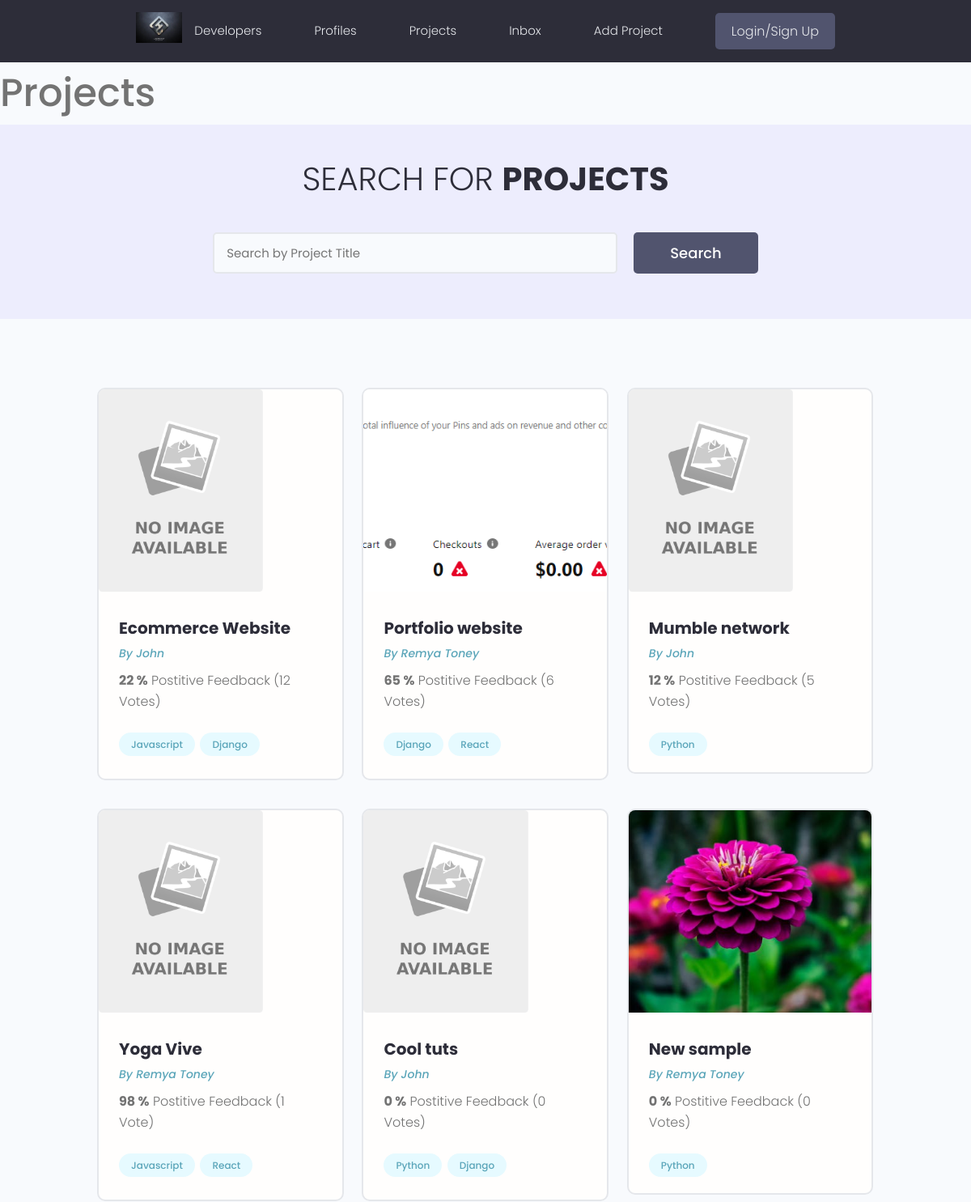
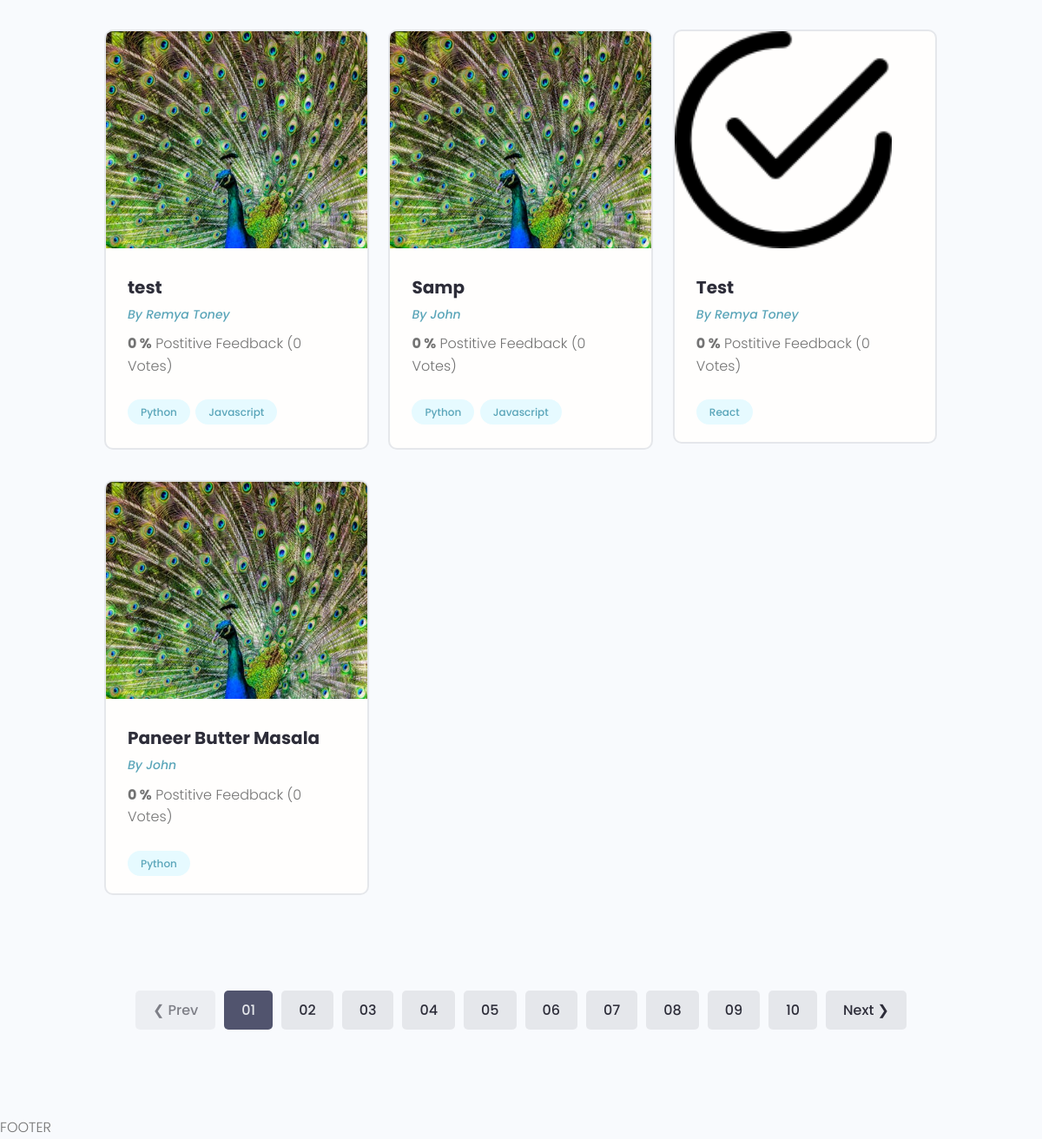
/projects/, run on the app's committed database (2 pictures, top to bottom).
### projects/models.py (models this page shows, shortened)
class Project(models.Model):
    owner = models.ForeignKey(Profile, null=True, blank=True, on_delete=models.SET_NULL)
    title = models.CharField(max_length=200)
    description = models.TextField(null=True, blank=True)
    featured_image = models.ImageField(null=True, blank=True, default="no-image.png")
    demo_link = models.CharField(max_length=2000, null=True, blank=True)
    source_link = models.CharField(max_length=2000, null=True, blank=True)
    tags = models.ManyToManyField('Tag', blank=True) # We are putting Tag in '' as we havent defined the class yet. So we can either define the Tag class before the Project class or put it in ''
    vote_total = models.IntegerField(default=0, null=True, blank=True)
    vote_ratio = models.IntegerField(default=0, null=True, blank=True)
    created = models.DateTimeField(auto_now_add=True)
    id = models.UUIDField(default=uuid.uuid4, unique=True, primary_key=True, editable=False)

class Tag(models.Model):
    name = models.CharField(max_length=200)
    created = models.DateTimeField(auto_now_add=True)
    id = models.UUIDField(default=uuid.uuid4, unique=True, primary_key=True, editable=False)
    def __str__(self):
        return self.name

### users/models.py (models this page shows, shortened)
class Profile(models.Model):
    user = models.OneToOneField(User, on_delete=models.CASCADE, null=True, blank=True)
    name = models.CharField(max_length=200, blank=True, null=True)
    email = models.EmailField(max_length=500, blank=True, null=True)
    username = models.CharField(max_length=200, blank=True, null=True)
    short_intro = models.CharField(max_length=200, blank=True, null=True)
    bio = models.TextField(blank=True, null=True)
    profile_image = models.ImageField(null=True, blank=True, upload_to='profiles/', default='profiles/no-image.png')
    social_github = models.CharField(max_length=200, blank=True, null=True)
    social_twitter = models.CharField(max_length=200, blank=True, null=True)
    social_linkedin = models.CharField(max_length=200, blank=True, null=True)
    social_youtube = models.CharField(max_length=200, blank=True, null=True)
    social_website = models.CharField(max_length=200, blank=True, null=True)
    created = models.DateTimeField(auto_now_add=True)
    id = models.UUIDField(default=uuid.uuid4, unique=True, primary_key=True, editable=False)

### projects/views.py (the view)
# urls.py: path('projects/', include('projects.urls')),
def projects(request):
    projects = Project.objects.all()
    context = {'projects': projects }
    return render(request, 'projects/projects.html', context)

### projects/templates/projects/projects.html (shortened to what this page needs)
{% extends 'main.html' %}
{% block content %}
<h1>Projects</h1>
<main class="projects">
    <section class="hero-section text-center">
      <div class="container container--narrow">
        <div class="hero-section__box">
          <h2>Search for <span>Projects</span></h2>
        </div>
        <div class="hero-section__search">
          <form class="form" action="#" method="get">
            <div class="form__field">
              <input class="input input--text" id="formInput#search" type="text" name="text"
                placeholder="Search by Project Title" />
            </div>
            <input class="btn btn--sub btn--lg" type="submit" value="Search" />
          </form>
        </div>
      </div>
    </section>
    <section class="projectsList">
      <div class="container">
        <div class="grid grid--three">
          {% for project in projects %}
            <div class="column">
                <div class="card project">
                    <a href="{% url 'project' project.id %}" class="project">
                        <img class="project__thumbnail" src="{{ project.featured_image.url }}" alt="project thumbnail" />
                        <div class="card__body">
                            <h3 class="project__title">{{ project.title }}</h3>
                            <p><a class="project__author" href="{% url 'project' project.id %}">By {{ project.owner.name }}</a></p>
                            <p class="project--rating">
                                <span style="font-weight: bold;">{{ project.vote_ratio }} %</span> Postitive
                                Feedback ({{ project.vote_total }} Vote{{ project.vote_total|pluralize:"s" }})
                            </p>
                            <div class="project__tags">
                                {% for tag in project.tags.all %}
                                    <span class="tag tag--pill tag--main">
                                        <small>{{ tag }}</small>
                                    </span>
                                {% endfor %}
                            </div>
                        </div>
                    </a>
                </div>
            </div>
          {% endfor %}
        </div>
      </div>
    </section>
    <div class="pagination">
      <ul class="container">
        <li><a href="#" class="btn btn--disabled">&#10094; Prev</a></li>
        <li><a href="#" class="btn btn--sub">01</a></li>
        <li><a href="#" class="btn">02</a></li>
        <li><a href="#" class="btn">03</a></li>
        <li><a href="#" class="btn">04</a></li>
        <li><a href="#" class="btn">05</a></li>
        <li><a href="#" class="btn">06</a></li>
        <li><a href="#" class="btn">07</a></li>
        <li><a href="#" class="btn">08</a></li>
        <li><a href="#" class="btn">09</a></li>
        <li><a href="#" class="btn">10</a></li>
        <li><a href="#" class="btn">Next &#10095;</a></li>
      </ul>
    </div>
  </main>
{% endblock content %}

### static/styles/app.css (style rules this page uses)
:root { --color-sub: #2d2d39; }
.btn--sub { background-color: var(--color-sub-light); }
.card { border: 2px solid var(--color-light); }
img { width: 100%; }
.hero-section { height: 40vh; display: flex; align-items: center; background-color: var(--color-sub); }
.hero-section__box { margin-bottom: 4rem; }
.hero-section__box > h2, .hero-section__box > h2 > span { font-size: 4rem; color: var(--color-light); line-height: 1.3; text-transform: uppercase; }
.hero-section__box > h2 { font-weight: 300; }
.hero-section__box > h2 > span { font-weight: 700; }
.hero-section__search > .form { display: flex; align-items: center; justify-content: center; gap: 2rem; }
.hero-section__search > .form input.input--text { width: 50rem; }
.pagination { margin-top: 8rem; margin-bottom: 10rem; }
.pagination > ul { flex-wrap: wrap; list-style: none; display: flex; align-items: center; justify-content: center; gap: 1rem; }
.pagination .btn { color: var(--color-sub); }
.pagination .btn.btn--sub { color: var(--color-light); }
.project__author { font-size: 1.4rem; font-style: italic; }
.project--rating { margin-bottom: 1.6em; margin-top: .5em; }
.projects > .hero-section { background: var(--color-sub-lighter); height: 30vh; }
.projects .hero-section__box { margin-bottom: 2.5rem; }
.projects .hero-section__box > h2 { color: var(--color-sub); }
.projects .hero-section__box > h2 > span { font-weight: 700; color: var(--color-sub); }
.projectsList { margin-top: 8rem; }
.project__thumbnail { height: 25rem; object-fit: cover; object-position: top center; }
.project__title { font-size: 2rem; font-weight: 700; color: var(--color-sub); }

### static/uikit/styles/modules/_variables.css (style rules this page uses)
:root { --color-main: #5aa5b9; --color-main-light: #e6faff; --color-sub: #3f4156; --color-sub-light: #51546e; --color-sub-lighter: #ededfd; --color-text: #737373; --color-gray: #8b8b8b; --color-light: #e5e7eb; --color-light-gray: #767676; --color-bg: #f8fafd; --color-white: #fffefd; --color-white-light: #f3f3f3; --color-success: #359e64; --color-success-bg: #def8e8; --color-error: #fc4b0b; --color-error-bg: #fff2ee; --font-base: 'Poppins', arial, helvetica, 'Segoe UI', roboto, ubuntu, sans-serif; --font-monospace: 'Fira Code', 'Courier New', courier, monospace; --font-regular: 300; --font-medium: 500; --font-bold: 700; --generic-shadow: 1px 1px 5px #00000010; --generic-transition: all 0.3s ease-in-out; }

### static/uikit/styles/modules/_base.css (style rules this page uses)
* { margin: 0; padding: 0; box-sizing: border-box; text-rendering: optimizeLegibility; color: inherit; font-size: inherit; }
html { font-size: 50%; }
@media only screen and (min-width: 480px) { html { font-size: 56.25%; } }
@media only screen and (min-width: 1200px) { html { font-size: 62.5%; } }
body { line-height: 1.6; font-weight: 400; font-size: 1.5rem; color: var(--color-text); background-color: var(--color-bg); min-height: 100vh; }

### static/uikit/styles/modules/_typography.css (style rules this page uses)
* { font-family: var(--font-base); }
h1 { font-size: 4.8rem; font-weight: var(--font-medium); }
h2 { font-size: 3.6rem; font-weight: var(--font-bold); }
h3 { font-size: 3.2rem; font-weight: var(--font-medium); }
p, span, strong { font-size: 1.6rem; color: var(--color-text); font-weight: var(--font-regular); }
a { padding-bottom: 2px; text-decoration: none; display: inline-block; color: var(--color-main); font-weight: var(--font-medium); }

### static/uikit/styles/modules/_utilities.css (style rules this page uses)
.container { width: 92%; max-width: 165rem; margin: 0 auto; box-sizing: border-box; }
.container--narrow { width: 92%; max-width: 120rem; }
@media screen and (min-width: 1000px) { .container { width: 90%; } }
@media screen and (min-width: 1000px) { .container--narrow { width: 85%; } }
@media screen and (min-width: 1200px) { .container { width: 80%; } }
@media screen and (min-width: 1200px) { .container--narrow { width: 72%; } }
.text-center { text-align: center; }

### static/uikit/styles/modules/_button.css (style rules this page uses)
.btn { display: inline-block; position: relative; cursor: pointer; background-color: var(--color-light); font-weight: var(--font-medium); color: var(--color-sub); text-decoration: none; padding: 1rem 2rem; border-radius: 0.5rem; border: none; width: -webkit-fit-content; width: -moz-fit-content; width: fit-content; height: -webkit-fit-content; height: -moz-fit-content; height: fit-content; font-size: 1.6rem; outline-width: 0; outline-color: transparent; -webkit-backface-visibility: hidden; backface-visibility: hidden; transition: all 0.3s ease-in-out; }
.btn:disabled, .btn--disabled { cursor: not-allowed; opacity: 0.6; }
.btn--sub { background-color: var(--color-sub); color: var(--color-white); }
.btn--lg { font-size: 1.8rem; padding: 1.2rem 4.5rem; }

### data on the page
Project: featured_image (placeholder picture), title "Ecommerce Website", owner.name "John", vote_ratio "22", vote_total "12"
Tag: name "Javascript"
Tag: name "Django"
Project: featured_image (picture), title "Portfolio website", owner.name "Remya Toney", vote_ratio "65", vote_total "6"
Tag: name "React"
Project: featured_image (placeholder picture), title "Mumble network", owner.name "John", vote_ratio "12", vote_total "5"
Tag: name "Python"
Project: featured_image (placeholder picture), title "Yoga Vive", owner.name "Remya Toney", vote_ratio "98", vote_total "1"
Project: featured_image (placeholder picture), title "Cool tuts", owner.name "John", vote_ratio "0", vote_total "0"
Project: featured_image (picture), title "New sample", owner.name "Remya Toney", vote_ratio "0", vote_total "0"
Project: featured_image (picture), title "test", owner.name "Remya Toney", vote_ratio "0", vote_total "0"
Project: featured_image (picture), title "Samp", owner.name "John", vote_ratio "0", vote_total "0"
Project: featured_image (picture), title "Test", owner.name "Remya Toney", vote_ratio "0", vote_total "0"
Project: featured_image (picture), title "Paneer Butter Masala", owner.name "John", vote_ratio "0", vote_total "0"
